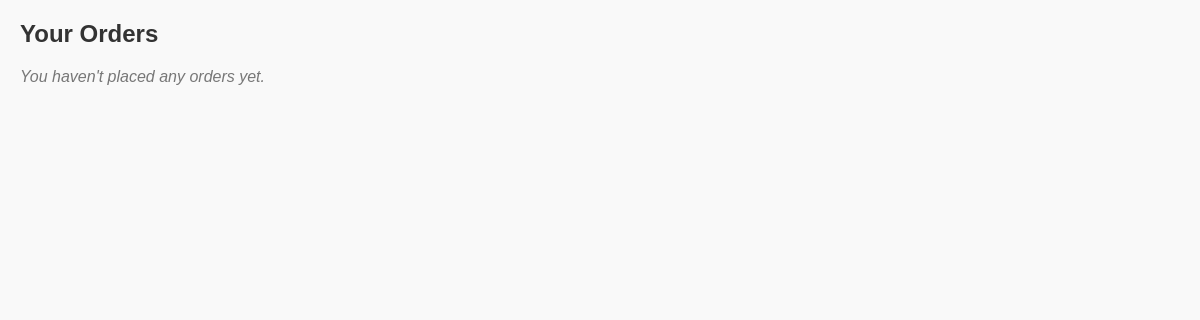
Page /order/ on the earlier database version.
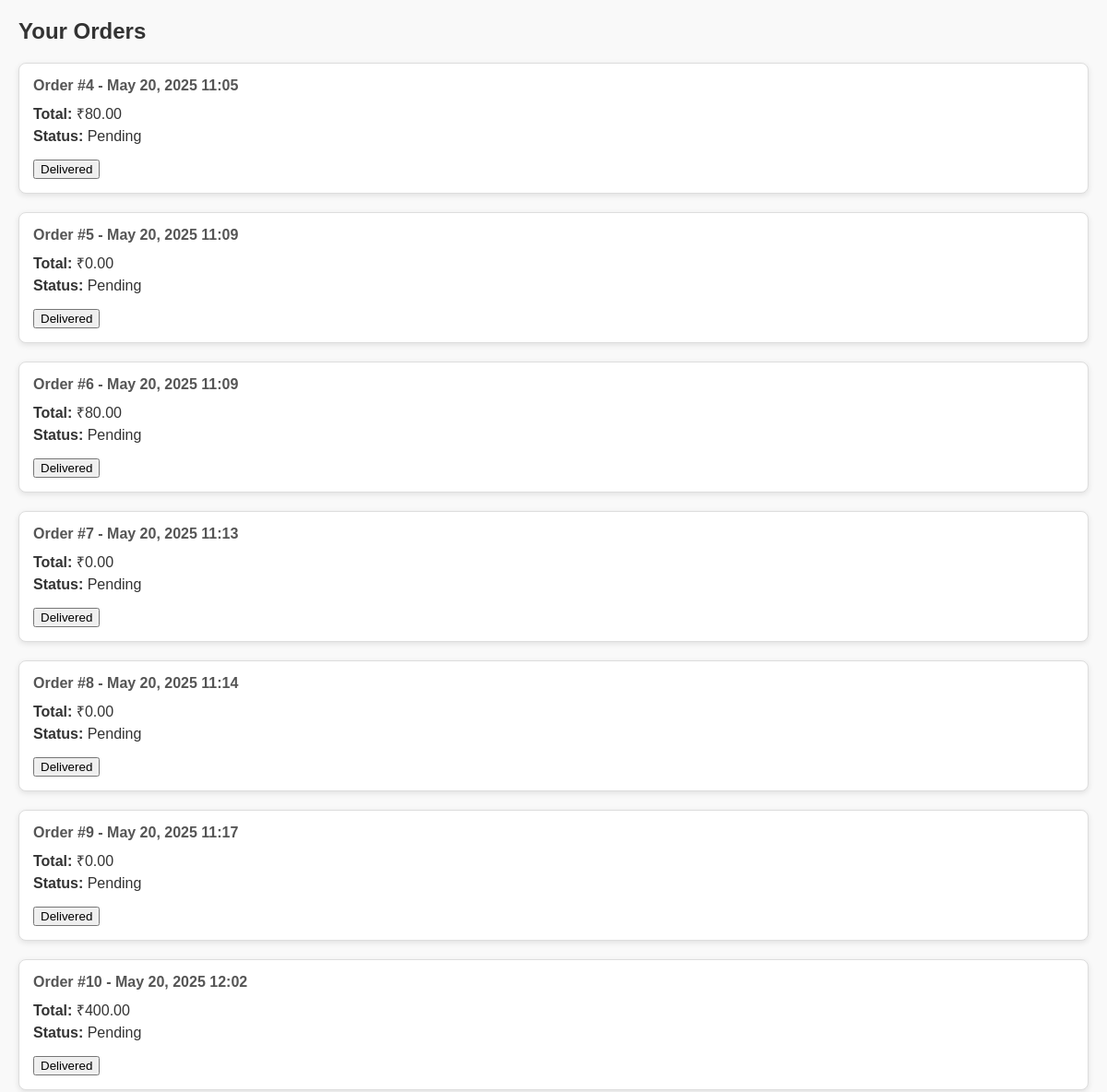
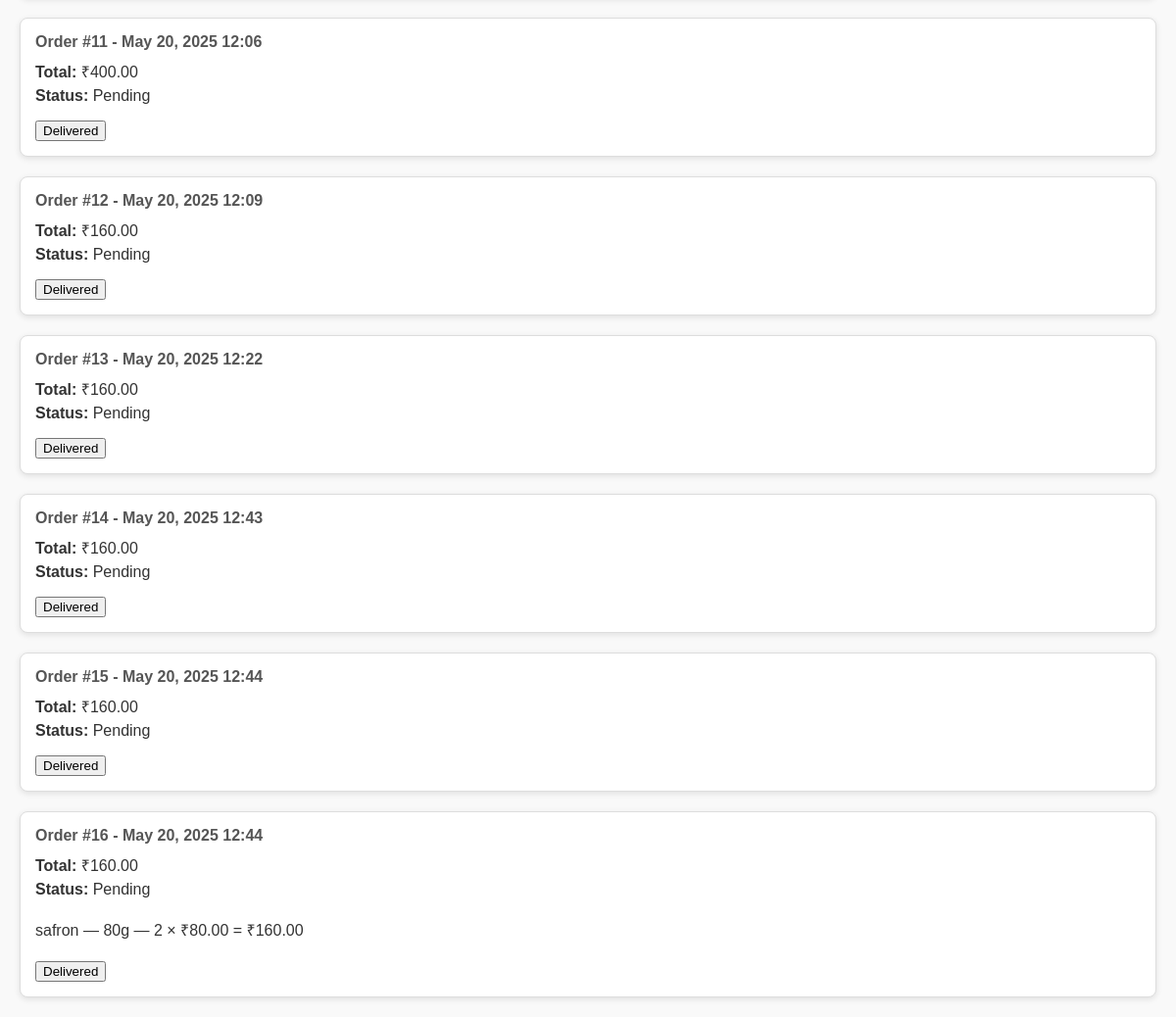
Same page on the later database version (2 pictures, top to bottom).
### myapp/models.py (models this page shows, shortened)
class OrderDetails(models.Model):
    user=models.ForeignKey(settings.AUTH_USER_MODEL,on_delete=models.CASCADE)
    totalprice=models.DecimalField(max_digits=10,decimal_places=2)
    created_at=models.DateTimeField(auto_now_add=True)
    is_paid=models.BooleanField(default=False)

class OrderItem(models.Model):
    order = models.ForeignKey(OrderDetails, related_name='order_items', on_delete=models.CASCADE)
    product = models.ForeignKey(product_details, on_delete=models.CASCADE)
    quantity = models.PositiveIntegerField()
    price = models.DecimalField(max_digits=10, decimal_places=2)  # snapshot price at order time
    def subtotal(self):
        return self.quantity * self.price

class product_details(models.Model):
    product_name=models.CharField(max_length=100)
    type=models.CharField(max_length=50)
    weight=models.IntegerField(max_length=10)
    price=models.DecimalField(max_digits=10 ,decimal_places=2)
    stock=models.PositiveIntegerField()
    image=models.ImageField(upload_to='product/')
    is_available=models.BooleanField(default=True)

### myapp/views.py (the view)
# urls.py: path('order/',views.order_view,name='order'),
def order_view(request):
    orders=OrderDetails.objects.all()
    context={
        'orders':orders,
    }
    return render(request,'./order.html',context)

### myapp/templates/order.html (shortened to what this page needs)
<!DOCTYPE html>
<html lang="en">
<head>
</head>
<body>
    <h2>Your Orders</h2>
    {% if orders %}
        {% for order in orders %}
            <div class="order-box">
                {% load tz %}
                {% timezone "Asia/Kolkata" %}
                  <h4>Order #{{ order.id }} - {{ order.created_at|date:"M d, Y H:i" }}</h4>
                {% endtimezone %}
                <p><strong>Total:</strong> ₹{{ order.totalprice }}</p>
                <p><strong>Status:</strong> {% if order.is_paid %}Paid{% else %}Pending{% endif %}</p>
                <ul>
                    {% for item in order.order_items.all %}
                        <li>
                            {{ item.product.product_name }} —  {{item.product.weight}}g — {{ item.quantity }} × ₹{{ item.product.price }} = ₹{{ item.subtotal }}
                        </li>
                    {% endfor %}
                </ul>
                <form method="post" action="{% url 'deliverd' order.id %}">
                <button type="submit">Delivered</button>
                </form>
            </div>
        {% endfor %}
    {% else %}
        <p class="no-orders">You haven't placed any orders yet.</p>
    {% endif %}
</body>
</html>

Differences in the rows shown:
added OrderDetails: id "4", created_at "May 20, 2025 11:05", totalprice "80.00", is_paid "Pending"
added OrderDetails: id "5", created_at "May 20, 2025 11:09", totalprice "0.00", is_paid "Pending"
added OrderDetails: id "6", created_at "May 20, 2025 11:09", totalprice "80.00", is_paid "Pending"
added OrderDetails: id "7", created_at "May 20, 2025 11:13", totalprice "0.00", is_paid "Pending"
added OrderDetails: id "8", created_at "May 20, 2025 11:14", totalprice "0.00", is_paid "Pending"
added OrderDetails: id "9", created_at "May 20, 2025 11:17", totalprice "0.00", is_paid "Pending"
added OrderDetails: id "10", created_at "May 20, 2025 12:02", totalprice "400.00", is_paid "Pending"
added OrderDetails: id "11", created_at "May 20, 2025 12:06", totalprice "400.00", is_paid "Pending"
added OrderDetails: id "12", created_at "May 20, 2025 12:09", totalprice "160.00", is_paid "Pending"
added OrderDetails: id "13", created_at "May 20, 2025 12:22", totalprice "160.00", is_paid "Pending"
added OrderDetails: id "14", created_at "May 20, 2025 12:43", totalprice "160.00", is_paid "Pending"
added OrderDetails: id "15", created_at "May 20, 2025 12:44", totalprice "160.00", is_paid "Pending"
added OrderDetails: id "16", created_at "May 20, 2025 12:44", totalprice "160.00", is_paid "Pending"
added OrderItem: product.product_name "safron", product.weight "80", quantity "2", product.price "80.00", subtotal "160.00"
Other differences:
text no longer shown: "You haven't placed any orders yet."
